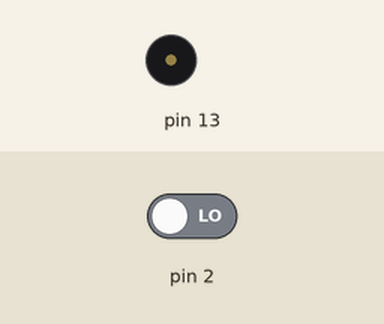
Simulated run of this sketch. Board: Arduino Uno, built with avr-gcc and run on an emulated ATmega328P. Shown: buzzer (waves = sounding). The test bench sets the inputs (shaded band); at power-on: pin 2 LOW. What the sketch prints to the serial monitor is not drawn.

Above: at 1.02 s.
Timing chart, 0 to 9.0 s (numbered marks = the images above):
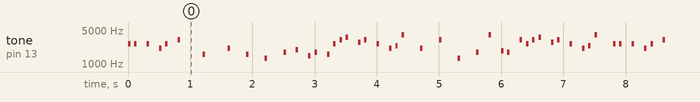

Measured:
- by itself, tone on pin 13: plays 2637 Hz for 0.04 s, 2637 Hz for 0.04 s, 2637 Hz for 0.04 s, 2093 Hz for 0.04 s, 2637 Hz for 0.04 s, 3136 Hz for 0.04 s … (682 notes in this stretch)

The sketch:

sketch_jun30a.ino
```cpp
int melody[] = {2637, 2637, 0, 2637, 0, 2093, 2637, 0, 3136,  0, 0, 0, 1568, 0, 0, 0,
         2093, 0, 0, 1568, 0, 0, 1319, 0, 0, 1760, 0, 1976, 0, 1480, 1760, 0,
         1568, 2637, 3136, 3520, 0, 2794, 3136, 0, 2637, 0, 2093, 2349, 3951, 0, 0,
         2093, 0, 0, 3136, 0, 0, 1319, 0, 0, 1760, 0, 3951, 0, 1865, 1760, 0,
         3136, 2637, 3136, 3520, 0, 2794, 3136, 0, 2637, 0, 2093, 2349, 3951, 0, 0};
//int tempo[] = {12, 12, 12, 12, 12, 12, 12, 12};

void setup() {
  // put your setup code here, to run once:
   pinMode(2, INPUT);
   Serial.begin(9600);
}

void loop() {
  int a;
  a = digitalRead(2);
  Serial.println(a);

for (int i = 0; i < 78; i++) {
    tone(13, melody[i], 40);  //tone함수를 이용해 8번핀으로 주파수 연주
    delay(100);
    noTone(13);      //음 종료
  }

}
```
